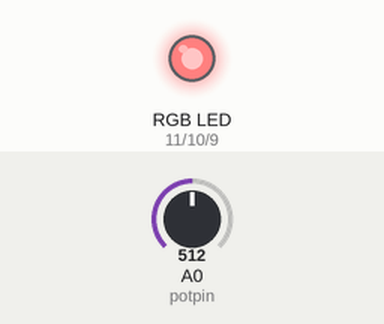
A sketch run on a simulated Arduino Uno, built with avr-gcc and run on an emulated ATmega328P. Shown: an RGB LED mixed from three pins (HIGH = lit). The inputs (shaded band) are chosen by the test bench; at power-on: A0 (potpin) = 512.

Above: at 1.2 s.
1.3 s: A0 (potpin) set to 331
At 1.9 s:
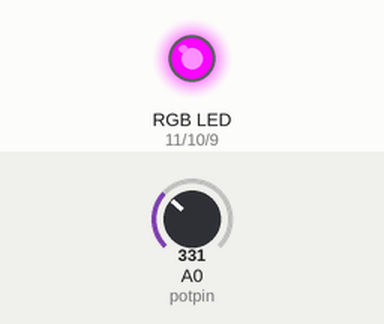
2.8 s: A0 (potpin) set to 511
At 3.1 s:
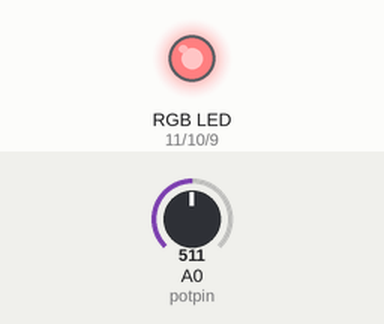
4.3 s: A0 (potpin) set to 692
At 5.4 s:
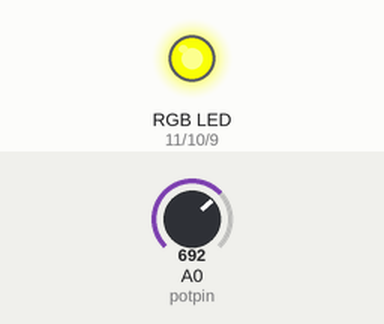
5.8 s: A0 (potpin) set to 900
At 6.5 s:
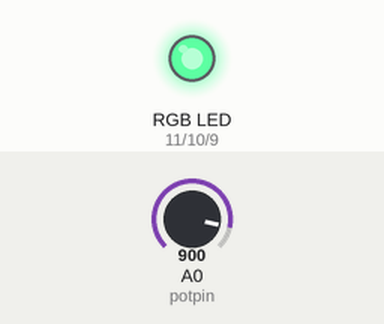
7.3 s: A0 (potpin) set to 1023
At 7.7 s:
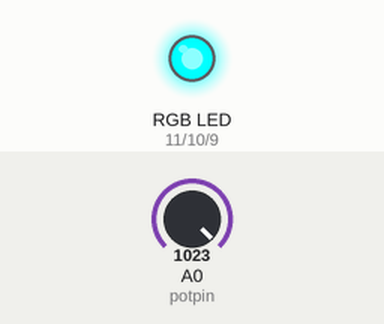
Timing chart, 0 to 9.8 s (numbered marks = the images above; inputs shaded):
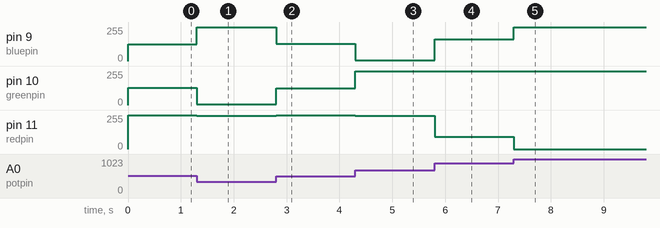

The sketch:

07_rgb_led.ino
```cpp
#define redpin 11
#define greenpin 10
#define bluepin 9

#define potpin A0

int potdeger=0;

int reddeger=0;
int greendeger=0;
int bluedeger=0;

void deger_oku() {
  potdeger = analogRead(potpin);

  if (potdeger < 341)
  {
    potdeger=(potdeger*3)/4;
    reddeger=255-potdeger;
    greendeger=potdeger;
    bluedeger=0;
  }
  else if (potdeger < 682)
  {
    potdeger=((potdeger-341)*3)/4;
    reddeger=0;
    greendeger=255 - potdeger;
    bluedeger=potdeger;
  }
  else
  {
    potdeger=((potdeger-683)*3)/4;
    reddeger=potdeger;
    greendeger=0;
    bluedeger=255 - potdeger;
  }
}

void deger_yaz() {
  analogWrite(redpin,255 - reddeger);
  analogWrite(greenpin,255 - greendeger);
  analogWrite(bluepin,255 - bluedeger);
}

void setup()
{
  pinMode(redpin,OUTPUT);
  pinMode(greenpin,OUTPUT);
  pinMode(bluepin,OUTPUT);

  //digitalWrite(redpin,HIGH);
  //digitalWrite(greenpin,LOW);
  //digitalWrite(bluepin,HIGH);
}

void loop()
{
  deger_oku();
  deger_yaz();
}
```

Measured:
- after the input at 1.3 s, pin 9 (bluepin): 127/255 → 255/255 at once; pin 10 (greenpin): 128/255 → 7/255 at once; pin 11 (redpin): 255/255 → 248/255 at once
- after the input at 2.8 s, pin 9 (bluepin): 255/255 → 128/255 at once; pin 10 (greenpin): 7/255 → 127/255 at once; pin 11 (redpin): 248/255 → 255/255 at once
- after the input at 4.3 s, pin 9 (bluepin): 128/255 → 6/255 at once; pin 10 (greenpin): 127/255 → 255/255 at once; pin 11 (redpin): 255/255 → 249/255 at once
- after the input at 5.8 s, pin 9 (bluepin): 6/255 → 162/255 at once; pin 11 (redpin): 249/255 → 93/255 at once
- after the input at 7.3 s, pin 9 (bluepin): 162/255 → 255/255 at once; pin 11 (redpin): 93/255 → 0/255 at once
